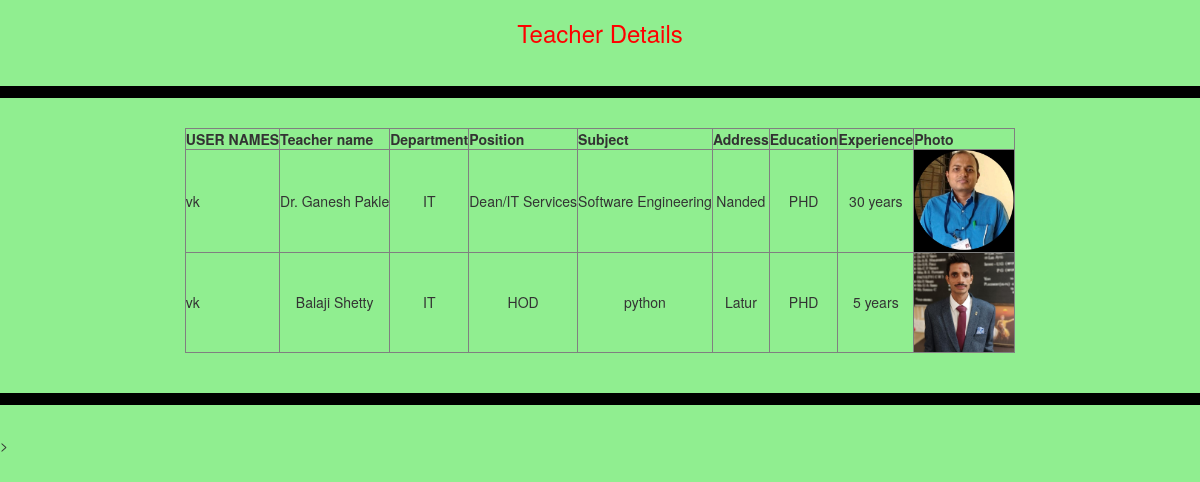
The page / on the database its author committed.
### Teacher/models.py (models this page shows, shortened)
class teacher_details(models.Model):
    user = models.ForeignKey(User, on_delete=models.CASCADE, null=True,blank=True)
    Teacher_Name = models.CharField(max_length=30)
    department = models.CharField(max_length=50)
    position = models.CharField(max_length=30)
    subject = models.CharField(max_length=50)
    Address = models.CharField(max_length=50)
    Education = models.CharField(max_length=50)
    Experience = models.CharField(max_length=50)
    photo = models.ImageField(upload_to="media/img")

### Teacher/views.py (the view)
# urls.py: path('', teacherList.as_view(), name='teacher_list'),
class teacherList(ListView):
    model = td
    success_url = reverse_lazy('teacher_list')

### Teacher/templates/Teacher/teacher_details_list.html (shortened to what this page needs)
<!doctype html>
<html>
    <head>
        <link rel="stylesheet" href="https://maxcdn.bootstrapcdn.com/bootstrap/3.3.7/css/bootstrap.min.css" />
	</head>
    <body style="background-color:lightgreen">
    	  <h3><center><font color="red">Teacher Details </font> </h3></center>
    	  <hr color="green">
    	 		<table id='data'  border=1  background-color="red" align="center" >
				<thead>
				<tr>
  				<th>USER NAMES</th>
          <th>Teacher name</th>
          <th>Department</th>
        <th>Position</th>
        <th>Subject</th>
          <th>Address</th>
          <th>Education</th>
		  <th>Experience</th>
          <th>Photo</th>
 				</tr>
			</thead>
		  			<tbody>
	    		{% for entry in object_list %}
	    		<tr>
  				<td> {{ entry.user }} </td>
		  <td align="center"> {{ entry.Teacher_Name }} </td>
          <td align="center"> {{ entry.department }} </td>
          <td align="center"> {{ entry.position }} </td>
          <td align="center"> {{ entry.subject }} </td>
          <td align="center"> {{ entry.Address }} </td>
          <td align="center"> {{ entry.Education }} </td>
          <td align="center"> {{ entry.Experience }} </td>
          <td align="center"> <img src="{{ entry.photo.url }}" width="100px"/> </td>
 				</tr>
				 {% empty %}
        <h3>No objects Find</h3>
				{% endfor %}
			</tbody>
				</table>
				<hr>
    </body>
	{% block js %}
<script src="https://ajax.googleapis.com/ajax/libs/jquery/3.3.1/jquery.min.js"></script>>
<link rel="stylesheet" type="text/css" href="https://cdn.datatables.net/v/dt/jszip-2.5.0/dt-1.10.20/af-2.3.4/b-1.6.1/b-colvis-1.6.1/b-flash-1.6.1/b-html5-1.6.1/b-print-1.6.1/cr-1.5.2/fc-3.3.0/fh-3.1.6/kt-2.5.1/r-2.2.3/rg-1.1.1/rr-1.2.6/sc-2.0.1/sl-1.3.1/datatables.min.css"/>
{% endblock js %}
	</html>

### Teacher/templates/Teacher/teacher_details_list.html (style rules this page uses)
h1, h3 { color: green; }
hr { position: relative; top: 20px; border: none; height: 12px; background: black; margin-bottom: 50px; }

### rows shown on the page
teacher_details: user "vk", Teacher_Name "Dr. Ganesh Pakle", department "IT", position "Dean/IT Services", subject "Software Engineering", Address "Nanded", Education "PHD", Experience "30 years", photo (picture)
teacher_details: user "vk", Teacher_Name "Balaji Shetty", department "IT", position "HOD", subject "python", Address "Latur", Education "PHD", Experience "5 years", photo (picture)
